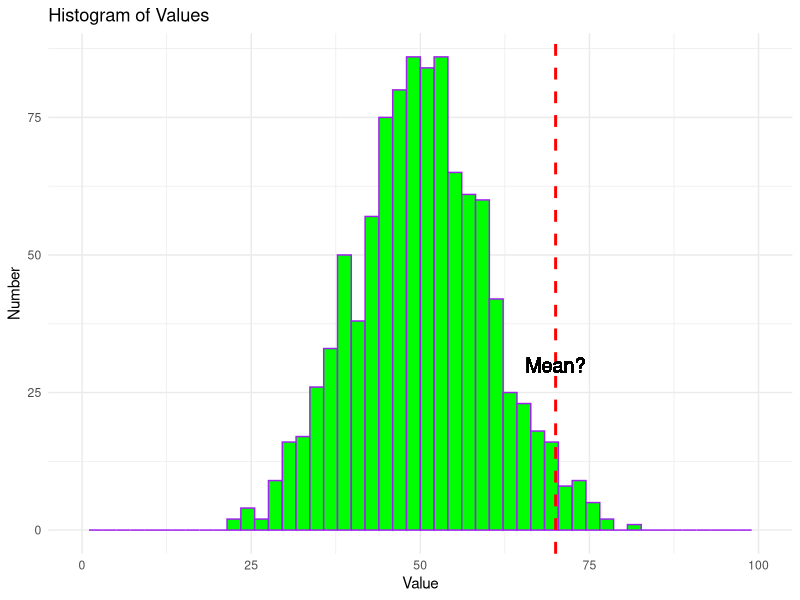

Source code (R):
## ---- chunk 1
library(tidyverse)
## ---- chunk 2
# Load necessary libraries
library(ggplot2)

# Generate random data
set.seed(123)
data <- data.frame(values = rnorm(1000, mean = 50, sd = 10))

# Create a poorly designed histogram
bad_histogram <- ggplot(data, aes(x = values)) +
  geom_histogram(bins = 50, fill = "green", color = "purple") +  # Too many bins
  labs(title = "Histogram of Values",  # Misleading title
       x = "Value",  # Vague x-axis label
       y = "Number") +  # Misleading y-axis label
  theme_minimal() +  # A clean theme that doesn't fit the context
  xlim(0, 100) +  # Misleading x-axis limits
  geom_vline(aes(xintercept = 70), color = "red", linetype = "dashed", size = 1) +  # Arbitrary line
  geom_text(aes(x = 70, label = "Mean?"), y = 30, color = "black", size = 5)  # Confusing text label

# Display the histogram
print(bad_histogram)

## ---- chunk 3
data(sleep)
## ---- chunk 4
wideSleep <- sleep %>%
  pivot_wider(names_from = group, 
              values_from = extra)
## ---- chunk 5
longSleep <- wideSleep %>%
  pivot_longer(cols = -ID, 
               names_to = "group", 
               values_to = "extra",
               names_prefix = "group_")
## ---- chunk 6
data(starwars)
## ---- chunk 7
as.factor(starwars$homeworld)
## ---- chunk 8
homeworld <- as.factor(starwars$homeworld)
homeworld <- relevel(homeworld, ref = "Naboo") 
levels(homeworld)
# googled and found relevel() function/syntax on stackoverflow 
## ---- chunk 9
starwars <- starwars %>% 
  mutate(massLbs = mass * 2.20462)
## ---- chunk 10
summary(starwars$massLbs)
## ---- chunk 11
data(billboard)
## ---- chunk 12
bill_long <- billboard %>% 
  pivot_longer(cols = starts_with("wk"), 
               names_to = "week", 
               values_to = "rank")
## ---- chunk 13
bill_wide <- bill_long %>% 
  pivot_wider(names_from = "week", 
              values_from = "rank")
## ---- chunk 14
billboard <- billboard %>% 
  separate(date.entered, 
           into = c("year", "month", "day"), 
           sep = "-")
